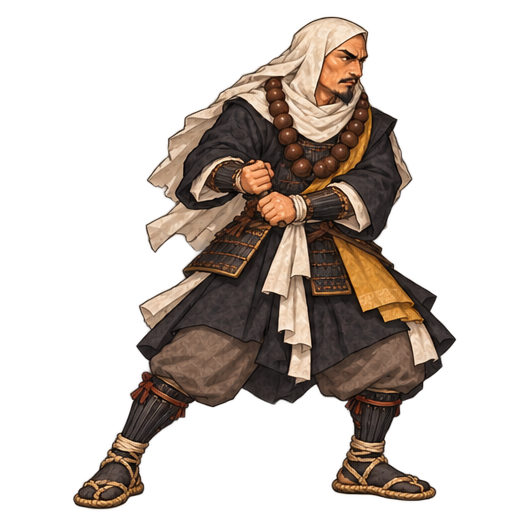
#> input picture deliveries/accepted-four-heroes-20261015/kennyo/source/sources/air_light_continuous_11f_v3/body_01.png, 512 x 512 px, given in place of source.png, which was not available; the run also reads 1 picture not shown here
$ python build_airlight_continuity_v3.py
#> lines starting #> are read from the running program, lines starting #| are printed output that depends on the picture; after the words box and inside, x2 and y2 are one past the last pixel; in counts of white or black regions, pixels touching at a corner belong together; pictures that were not available may be replaced by others from this repository, and a replacement may not be noted
### deliveries/accepted-four-heroes-20261015/kennyo/source/sources/build_revision_actions.py
from pathlib import Path
from PIL import Image,ImageDraw,ImageOps
from scipy import ndimage
import numpy as np,json,hashlib,math,copy
from build_air_dash import configs as original
P=Path(__file__).parent;W,H=640,380;FLOOR=325

def K(src,rect,root,grips,event,scale=.337,dx=0,air=0,feet=None,**kw):return dict(source=src,rect=rect,root_source=root,grips=grips,event=event,scale=scale,dx=dx,air_height=air,feet=feet or {},**kw)
guard=K('light_1/source.png',[0,0,512,512],[278,498],[[278,209],[257,175]],'settled_guard',feet={'left':[101,501],'right':[385,498]})
L='light_3_diagonal_v2/source.png'
l3=[dict(guard,event='ready'),
 K(L,[0,0,430,398],[240,375],[[188,77],[171,59]],'load_upper_left',scale=.437,front_anchor=[360,375],front_world=322.059,dx=3,feet={'left':[103,374],'right':[360,375]}),
 K(L,[430,0,875,398],[650,378],[[581,67],[568,43]],'rear_foot_lifts_small_turn',scale=.437,front_anchor=[790,377],front_world=322.059,dx=7,feet={'left':[592,359],'right':[790,377]}),
 K(L,[875,0,1294,398],[1100,380],[[1035,56],[1029,32]],'rear_foot_plants_high_left',scale=.437,front_anchor=[1218,378],front_world=322.059,dx=12,plant=True,feet={'left':[987,365],'right':[1218,378]}),
 K('light_3_diagonal_v2/mid-sweep-source.png',[0,0,1272,1236],[640,1190],[[750,375],[1050,200]],'front_facing_diagonal_mid_swing',scale=.1444,front_anchor=[1040,1185],front_world=322.059,dx=18,feet={'left':[210,1190],'right':[1040,1185]}),
 K(L,[440,398,875,802],[680,785],[[712,490],[790,546]],'upper_left_to_lower_right_strike',scale=.437,front_anchor=[795,784],front_world=322.059,dx=18,feet={'left':[549,782],'right':[795,784]}),
 K(L,[875,398,1294,802],[1100,786],[[1127,524],[1256,600]],'diagonal_contact_launch',scale=.437,front_anchor=[1235,785],front_world=322.059,dx=18,contact=True,feet={'left':[947,781],'right':[1235,785]}),
 K(L,[0,802,470,1216],[265,1177],[[274,928],[404,1000]],'lower_right_followthrough_front_view',scale=.437,front_anchor=[419,1172],front_world=322.059,dx=18,feet={'left':[95,1174],'right':[419,1172]}),
 K(L,[475,802,900,1216],[700,1183],[[684,970],[715,990]],'brake_and_draw_back',scale=.437,front_anchor=[828,1181],front_world=330.059,dx=18,feet={'left':[558,1182],'right':[828,1181]}),
 K(L,[900,802,1294,1216],[1100,1187],[[1084,967],[1130,905]],'recover_front_guard',scale=.437,front_anchor=[1215,1187],front_world=340.059,dx=18,feet={'left':[988,1187],'right':[1215,1187]}),
 dict(guard,dx=18,event='settled_guard')]
for i,f in enumerate(l3):
 f['weapon_grip']=[64,234]
 if 0<i<10:f['new_pose']=True
l3[3]['weapon_grip']=[64,210] # Raised phase slides 24 px forward, both hands remain in tail third; keeps full finial in frame.
l3[8]['weapon_grip']=[64,200] # Recoil grip slides forward within tail third so the full head remains above ground.
# Exact eleven authored key poses; the existing six action poses and common guard are retained and three new drawings inserted.
al=copy.deepcopy(original['air_light'])
for f in al:f['scale']=.337 if f['scale']==.334 else f['scale']
a1=K('air_light_11f_v2/extra-source.png',[0,0,650,821],[320,820],[[250,245],[600,45]],'new_takeoff_extension',scale=.217,dx=2,air=16,feet={'left':[68,795],'right':[302,630]},new_pose=True)
a2=K('air_light_11f_v2/extra-source.png',[645,0,1250,821],[980,830],[[1033,234],[1141,187]],'new_airborne_swing_transition',scale=.217,dx=8,air=44,feet={'left':[850,682],'right':[880,614]},new_pose=True)
a3=K('air_light_11f_v2/extra-source.png',[1250,0,1915,821],[1600,815],[[1480,342],[1858,201]],'new_extend_legs_before_landing',scale=.217,dx=21,air=10,feet={'left':[1648,743],'right':[1832,796]},new_pose=True)
airlight=[al[0],al[1],a1,al[2],a2,al[3],al[4],al[5],a3,al[6],al[7]]
ah=copy.deepcopy(original['air_heavy'])
for f in ah:f['scale']=.337 if f['scale']==.334 else .129 if f['scale']==.128 else f['scale']
h1=K('air_heavy_11f_v2/extra-source.png',[0,0,715,788],[380,775],[[607,164],[465,36]],'new_takeoff_staff_lift',scale=.238,air=12,feet={'left':[148,770],'right':[420,648]},new_pose=True)
h2=K('air_heavy_11f_v2/extra-source.png',[715,0,1318,788],[1050,780],[[1140,32],[1180,78]],'new_descending_overhand_transition',scale=.238,dx=18,air=32,feet={'left':[1020,717],'right':[1087,654]},new_pose=True)
h3=K('air_heavy_11f_v2/extra-source.png',[1318,0,1996,788],[1660,770],[[1634,385],[1873,543]],'new_deep_landing_absorption',scale=.238,dx=22,feet={'left':[1377,770],'right':[1930,770]},new_pose=True,landing=True)
ah[3]['event']='rising_high_guard_transition';ah[3]['air_height']=42
heavy=[ah[0],h1,ah[1],ah[3],ah[2],h2,ah[4],h3,ah[5],ah[6],ah[7]]
# Thrust replacement: unchanged running setup, three newly authored horizontal-grip thrust poses, then recovery.
da=copy.deepcopy(original['dash_heavy']);[f.update(scale=.337) for f in da if f['scale']==.334]
D='dash_heavy_thrust_v3/thrust-source.png'
thrust=[da[0],da[1],
 K(D,[0,0,810,724],[400,690],[[407,229],[770,227]],'plant_and_extend_horizontal_thrust',scale=.248,dx=36,front_anchor=[565,685],front_world=388,plant=True,feet={'left':[55,656],'right':[565,685]}),
 K(D,[620,0,1535,724],[1110,690],[[1307,226],[1472,224]],'full_forward_poke_contact',scale=.248,dx=58,front_anchor=[1370,687],front_world=388,contact=True,feet={'left':[709,664],'right':[1370,687]}),
 K(D,[1430,0,2172,724],[1800,690],[[1875,233],[2023,230]],'withdraw_with_front_foot_fixed',scale=.248,dx=58,front_anchor=[2104,685],front_world=388,feet={'left':[1490,668],'right':[2104,685]}),
 da[5],dict(guard,dx=58,front_anchor=[385,498],front_world=388)]
for i,f in enumerate(thrust):
 f['weapon_grip']=[64,234]
 if 2<=i<=4:f['new_pose']=True
thrust[5]['front_world']=388
sets={'light_3_diagonal_v2':('light_3',l3,[110,90,90,70,60,60,60,60,90,110,150],950),'air_light_11f_v2':('air_light',airlight,[60,60,50,70,50,50,50,60,50,70,200],770),'air_heavy_11f_v2':('air_heavy',heavy,[70,80,90,100,70,70,60,70,80,100,160],950),'dash_heavy_thrust_v3':('dash_heavy',thrust,[90,90,70,80,90,110,200],730)}

def sha(p):return hashlib.sha256(Path(p).read_bytes()).hexdigest()
def clean(im,rect):
 a=np.array(im.crop(rect));lab,n=ndimage.label(a[:,:,3]>24);c=np.bincount(lab.ravel());c[0]=0;keep=ndimage.binary_dilation(lab==c.argmax(),iterations=2);a[:,:,3]=np.where(keep,a[:,:,3],0);return Image.fromarray(a)
def weapon_transform(im,piv,ang,grip):
 t=math.radians(ang);co,si=math.cos(t),math.sin(t);x,y=piv
 return im.transform((W,H),Image.Transform.AFFINE,(co,si,grip[0]-co*x-si*y,-si,co,grip[1]+si*x-co*y),Image.Resampling.BICUBIC)
def preview(im,act,event,idx):
 c=Image.new('RGB',(W,H),(37,43,52));c.paste(im,mask=im.getchannel('A'));d=ImageDraw.Draw(c);d.line((25,FLOOR,615,FLOOR),fill=(67,75,86));d.text((15,15),f'KENNYO 03 | {act} | 163 px equivalent',fill=(220,225,230));d.text((15,356),str(idx+1)+'  '+event,fill=(180,190,200));return c

# [50 lines left out: function build, not called in this run]
# [3 lines that do not run on import are left out]

### deliveries/accepted-four-heroes-20261015/kennyo/source/sources/build_air_dash.py
from pathlib import Path
from PIL import Image,ImageDraw
from scipy import ndimage
import numpy as np, json, math, hashlib
P=Path(__file__).parent; W,H=640,340;FLOOR=285
S=.334

def sha(p):return hashlib.sha256(Path(p).read_bytes()).hexdigest()
def K(src,rect,root,grips,dur,event,dx=0,air=0,angle=None,scale=S,feet=None,**kw):return dict(source=src,rect=rect,root_source=root,grips=grips,duration=dur,event=event,dx=dx,air_height=air,angle=angle,scale=scale,feet=feet or {},**kw)
# Shared guard exactly matches the light-attack set, including physical scale and two actual fist landmarks.
guard=K('light_1/source.png',[0,0,512,512],[278,498],[[278,209],[257,175]],150,'settled_guard',feet={'left':[101,501],'right':[385,498]})
configs={
'air_light':[
 dict(guard,duration=80,event='ready'),
 K('air_light/body-source.png',[0,0,540,525],[300,510],[[269,414],[292,402]],90,'spring_crouch',feet={'left':[92,509],'right':[460,507]}),
 K('air_light/body-source.png',[570,0,1020,520],[790,600],[[707,61],[685,69]],100,'rising_close_swing_windup',dx=4,air=32,feet={'left':[704,425],'right':[800,495]}),
 K('air_light/body-source.png',[1030,0,1536,525],[1300,600],[[1113,147],[1146,165]],70,'airborne_lateral_swing',dx=12,air=48,feet={'left':[1285,504],'right':[1381,472]}),
 K('air_light/body-source.png',[0,525,635,1024],[350,1060],[[590,675]],60,'near_swing_contact',dx=18,air=34,angle=118,contact=True,auxiliary='occluded behind visible front fist',feet={'left':[60,991],'right':[416,955]}),
 K('air_light/body-source.png',[640,520,1030,1024],[850,1080],[[840,787],[858,780]],80,'descending_followthrough',dx=20,air=12,feet={'left':[720,889],'right':[836,984]}),
 K('air_light/body-source.png',[1035,525,1536,1024],[1300,992],[[1316,857]],110,'soft_landing_crouch',dx=22,angle=70,landing=True,auxiliary='occluded adjacent fist',feet={'left':[1100,994],'right':[1450,992]}),
 dict(guard,dx=22,duration=180)
],
'air_heavy':[
 dict(guard,duration=90,event='ready'),
 K('air_heavy/body-source.png',[0,0,560,570],[300,560],[[350,50],[404,72]],110,'rising_raise_staff',air=24,feet={'left':[212,555],'right':[333,477]}),
 K('air_heavy/body-source.png',[570,0,1035,550],[800,570],[[808,25],[876,45]],140,'apex_staff_high',dx=8,air=58,feet={'left':[650,402],'right':[875,462]}),
 K('air_heavy/body-source.png',[1035,0,1536,558],[1300,550],[[1360,240],[1381,209]],85,'descending_overhand',dx=16,air=24,feet={'left':[1100,545],'right':[1460,541]}),
 K('air_heavy/contact-body-source.png',[0,0,1272,1236],[640,1175],[[700,460],[1140,815]],70,'downward_slam_contact',dx=22,scale=.128,contact=True,landing=True,feet={'left':[150,1173],'right':[1140,1170]}),
 K('air_heavy/body-source-fixed.png',[0,575,568,1024],[290,995],[[399,836],[440,831]],110,'horse_stance_landing_recoil',dx=22,landing=True,feet={'left':[82,994],'right':[500,992]}),
 K('air_heavy/body-source.png',[568,558,1040,1024],[800,995],[[778,758],[843,750]],120,'rise_from_horse_stance',dx=22,feet={'left':[618,992],'right':[984,992]}),
 dict(guard,dx=22,duration=220)
],
'dash_heavy':[
 K('dash_heavy/body-source.png',[0,0,560,500],[300,480],[[346,214],[431,214]],90,'running_last_stride',air=8,feet={'left':[85,420],'right':[481,464]}),
 K('dash_heavy/body-source.png',[565,0,1052,500],[800,492],[[744,99],[775,71]],90,'long_step_windup',dx=14,feet={'left':[619,462],'right':[994,483]}),
 K('dash_heavy/body-source.png',[1052,0,1536,501],[1300,485],[[1232,164]],65,'front_foot_plants_swing',dx=36,angle=66,front_anchor=[1480,485],auxiliary='other fist behind the visible grip',feet={'left':[1090,472],'right':[1480,485]}),
 K('dash_heavy/contact-body-source.png',[0,0,1351,1164],[700,1110],[[942,450],[1237,635]],65,'forward_sweep_contact',dx=52,scale=.145,front_anchor=[1240,1110],contact=True,feet={'left':[80,1080],'right':[1240,1110]}),
 K('dash_heavy/body-source.png',[625,510,1108,1024],[850,990],[[911,769]],100,'brake_followthrough',dx=58,angle=118,front_anchor=[1047,987],auxiliary='second hand behind front fist',feet={'left':[672,958],'right':[1047,987]}),
 K('dash_heavy/body-source.png',[1108,495,1536,1024],[1300,991],[[1267,688],[1390,626]],120,'recover_upright',dx=58,front_anchor=[1440,990],feet={'left':[1161,991],'right':[1440,990]}),
 dict(guard,dx=58,duration=200)
]}

def clean_body(im,rect):
 b=im.crop(rect);a=np.array(b);lab,n=ndimage.label(a[:,:,3]>24);counts=np.bincount(lab.ravel());counts[0]=0;keep=ndimage.binary_dilation(lab==counts.argmax(),iterations=2);a[:,:,3]=np.where(keep,a[:,:,3],0);return Image.fromarray(a)
def transform_weapon(weapon,pivot,angle,grip=(64,178)):
 t=math.radians(angle);co,si=math.cos(t),math.sin(t);x,y=pivot
 return weapon.transform((W,H),Image.Transform.AFFINE,(co,si,grip[0]-co*x-si*y,-si,co,grip[1]+si*x-co*y),Image.Resampling.BICUBIC)
def bg(comp,name,event,ix,n):
 c=Image.new('RGB',(W,H),(37,43,52));c.paste(comp,mask=comp.getchannel('A'));d=ImageDraw.Draw(c);d.line((25,FLOOR,615,FLOOR),fill=(67,75,86));d.text((15,15),f'KENNYO 03 | {name} | 163 px equivalent',fill=(220,225,230));d.text((15,316),f'{ix+1}/{n}  {event}',fill=(180,190,200));return c

# [59 lines left out: functions dummy, build, not called in this run]
# [3 lines that do not run on import are left out]

### deliveries/accepted-four-heroes-20261015/kennyo/source/sources/build_airlight_continuity_v3.py
from pathlib import Path
from PIL import Image,ImageDraw,ImageOps
from scipy import ndimage
import numpy as np,json,hashlib,math,copy
from build_revision_actions import K,guard
P=Path(__file__).parent;W,H=640,380;FLOOR=325
NAME='air_light_continuous_11f_v3'
old=json.loads((P/'air_light_11f_v2/metadata.json').read_text())
#> (reads deliveries/accepted-four-heroes-20261015/kennyo/source/sources/air_light_continuous_11f_v3/metadata.json from the repository)
def pose(idx,src,rect,scale,origin,grips,event):
 f=old['frames'][idx-1];root=f['world_root'];x0,y0,_,_=rect
 root_source=[(root[0]-origin[0])/scale+x0,(root[1]-origin[1])/scale+y0]
 return K(NAME+'/'+src,rect,root_source,grips,event,scale=scale,dx=f.get('dx',0),air=f.get('air_height',0),new_pose=True,original_frame=idx,anatomical_calibration='Uniform source scale calibrated against approved head/torso and unchanged lower-body landmarks; no alpha-bbox equalization')
cfg=[dict(guard,event='ready'),
 pose(2,'arms-pass1-source.png',[0,0,418,450],.55,[172.15,87.4],[[187,373],[181,347]],'crouch_load_same_head_direction'),
 pose(3,'takeoff-source.png',[0,0,1254,1254],.17,[186.75,108.25],[[670,486],[685,407]],'takeoff_both_hands_lift_together'),
 pose(4,'rising-source.png',[0,0,1254,1254],.17,[192.5,79.1],[[606,458],[646,323]],'rising_front_guard_rotates_clockwise'),
 pose(5,'arms-pass1-source.png',[0,418,418,836],.55,[179.85,58.2],[[225,612],[264,574]],'airborne_upper_right_swing_transition'),
 pose(6,'arms-pass1-source.png',[418,418,836,836],.55,[189.15,44.9],[[655,588],[732,559]],'airborne_forward_swing_acceleration'),
 pose(7,'contact-source.png',[0,0,1254,1254],.182,[173,70.524],[[800,571],[1160,634]],'airborne_two_hand_swing_contact'),
 pose(8,'arms-pass1-source.png',[0,836,418,1254],.55,[176,115.8],[[224,1050],[246,1059]],'descending_clockwise_followthrough'),
 pose(9,'arms-pass1-source.png',[418,836,836,1254],.55,[190.65,112.15],[[648,1008],[749,949]],'legs_extend_draw_staff_back'),
 pose(10,'arms-pass1-source.png',[836,836,1254,1254],.55,[204.8,130.3],[[1078,1073],[1097,1014]],'soft_landing_raise_front_guard'),
 dict(guard,dx=22,event='settled_guard')]
pivots=[178,220,190,160,148,148,148,148,158,188,178]
for i,f in enumerate(cfg):f['weapon_grip']=[64,pivots[i]]
cfg[6]['contact']=True;cfg[9]['landing']=True
sets={NAME:('air_light',cfg,[60,60,50,70,50,50,50,60,50,70,200],770)}
def sha(p):return hashlib.sha256(Path(p).read_bytes()).hexdigest()
def clean(im,rect):
 a=np.array(im.crop(rect));lab,n=ndimage.label(a[:,:,3]>24);c=np.bincount(lab.ravel());c[0]=0;keep=ndimage.binary_dilation(lab==c.argmax(),iterations=2);a[:,:,3]=np.where(keep,a[:,:,3],0);return Image.fromarray(a)
def weapon_transform(im,piv,ang,grip):
 t=math.radians(ang);co,si=math.cos(t),math.sin(t);x,y=piv
 return im.transform((W,H),Image.Transform.AFFINE,(co,si,grip[0]-co*x-si*y,-si,co,grip[1]+si*x-co*y),Image.Resampling.BICUBIC)
def preview(im,act,event,idx):
 c=Image.new('RGB',(W,H),(37,43,52));c.paste(im,mask=im.getchannel('A'));d=ImageDraw.Draw(c);d.line((25,FLOOR,615,FLOOR),fill=(67,75,86));d.text((15,15),f'KENNYO 03 | {act} | 163 px equivalent',fill=(220,225,230));d.text((15,356),str(idx+1)+'  '+event,fill=(180,190,200));return c

def build(name):
#> called with name = 'air_light_continuous_11f_v3'
 action,cfg,durs,target=sets[name];out=P/name;out.mkdir(exist_ok=True);frames=[];bodyonly=[];records=[];alternates={n:[] for n in ['long_staff','approved03_naginata']};comps=[]
 for i,f in enumerate(cfg):
  src=Image.open(P/f['source']).convert('RGBA');x0,y0,x1,y1=f['rect'];raw=clean(src,f['rect']);s=f['scale'];rx,ry=f['root_source'];root=[286+f.get('dx',0),FLOOR-f.get('air_height',0)];ox=root[0]-(rx-x0)*s;oy=root[1]-(ry-y0)*s
#> in build, src is the input picture: PIL image 512x512 RGBA; mean R, G, B, A 82.9, 65.5, 52.3, 89.3
  if f.get('front_anchor'):
   fx,fy=f['front_anchor'];ox=f.get('front_world',388)-(fx-x0)*s;oy=FLOOR-(fy-y0)*s
  body=Image.new('RGBA',(W,H));body.alpha_composite(raw.resize((round(raw.width*s),round(raw.height*s)),Image.Resampling.LANCZOS),(round(ox),round(oy)))
#> after `body.alpha_composite(raw.resize((round(raw.width * s), round(raw.heigh`:
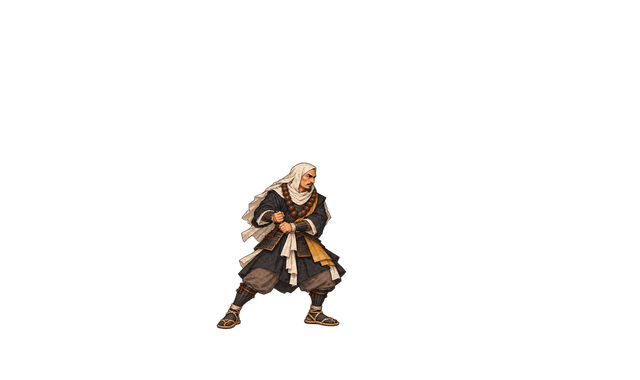
#> body: PIL image 640x380 RGBA; mean R, G, B, A 5, 3.9, 3.1, 11; transparent parts drawn white
  grips=[[ox+(x-x0)*s,oy+(y-y0)*s] for x,y in f['grips']];angle=f.get('angle')
  if len(grips)>1:angle=math.degrees(math.atan2(grips[1][0]-grips[0][0],-(grips[1][1]-grips[0][1])))
  pivot=f.get('weapon_grip',[64,178]);hands=Image.new('RGBA',(W,H))
  for gx,gy in f['grips']:
   rad=max(11,round(5.2/s));patch=src.crop((gx-rad,gy-rad,gx+rad,gy+rad));mask=Image.new('L',patch.size);ImageDraw.Draw(mask).ellipse((1,1,2*rad-2,2*rad-2),fill=255);patch.putalpha(Image.fromarray(np.minimum(np.array(patch.getchannel('A')),np.array(mask))));patch=patch.resize((round(rad*2*s),round(rad*2*s)),Image.Resampling.LANCZOS);hands.alpha_composite(patch,(round(ox+(gx-rad-x0)*s),round(oy+(gy-rad-y0)*s)))
#> this loop made 2 passes
#> pass 1, in build, `patch = src.crop((gx - rad, gy - rad, gx + rad, gy + rad))`:
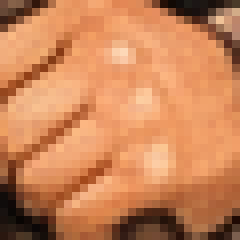
#> patch: PIL image 30x30 RGBA (shown 8 times larger); mean R, G, B, A 201.8, 131.8, 87.2, 253; transparent parts drawn white
#> pass 2, in build, `patch = src.crop((gx - rad, gy - rad, gx + rad, gy + rad))`:
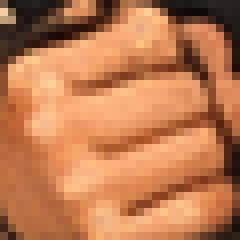
#> patch: PIL image 30x30 RGBA (shown 8 times larger); mean R, G, B, A 189.4, 121.7, 80, 253; transparent parts drawn white
#> after the loop:
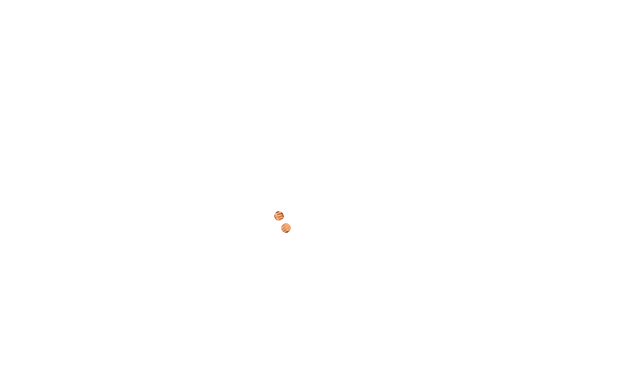
#> hands: PIL image 640x380 RGBA; mean R, G, B, A 0.2, 0.1, 0.1, 0.1; transparent parts drawn white
#> after the loop:
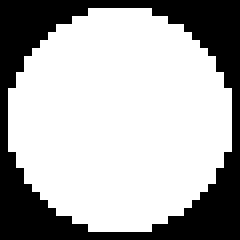
#> mask: PIL image 30x30 L (shown 8 times larger); 68.4% white; 1 black region, box (x1, y1, x2, y2) and area: (0, 0, 30, 30) 284
  fx=Image.new('RGBA',(W,H))
  if f.get('plant') or f.get('landing'):
   dust=Image.open(P/'fx_neutral/footstep_02.png').convert('RGBA');fx.alpha_composite(dust,(round(root[0]-32),FLOOR-44))
  for wn in ['ornate_shakujo','long_staff','approved03_naginata']:
   wi=Image.open(P/f'weapons/{wn}.png').convert('RGBA');weapon=weapon_transform(wi,grips[0],angle,pivot);back=Image.new('RGBA',(W,H));front=weapon.copy()
#> (the rest of the program and of its run is left out)
